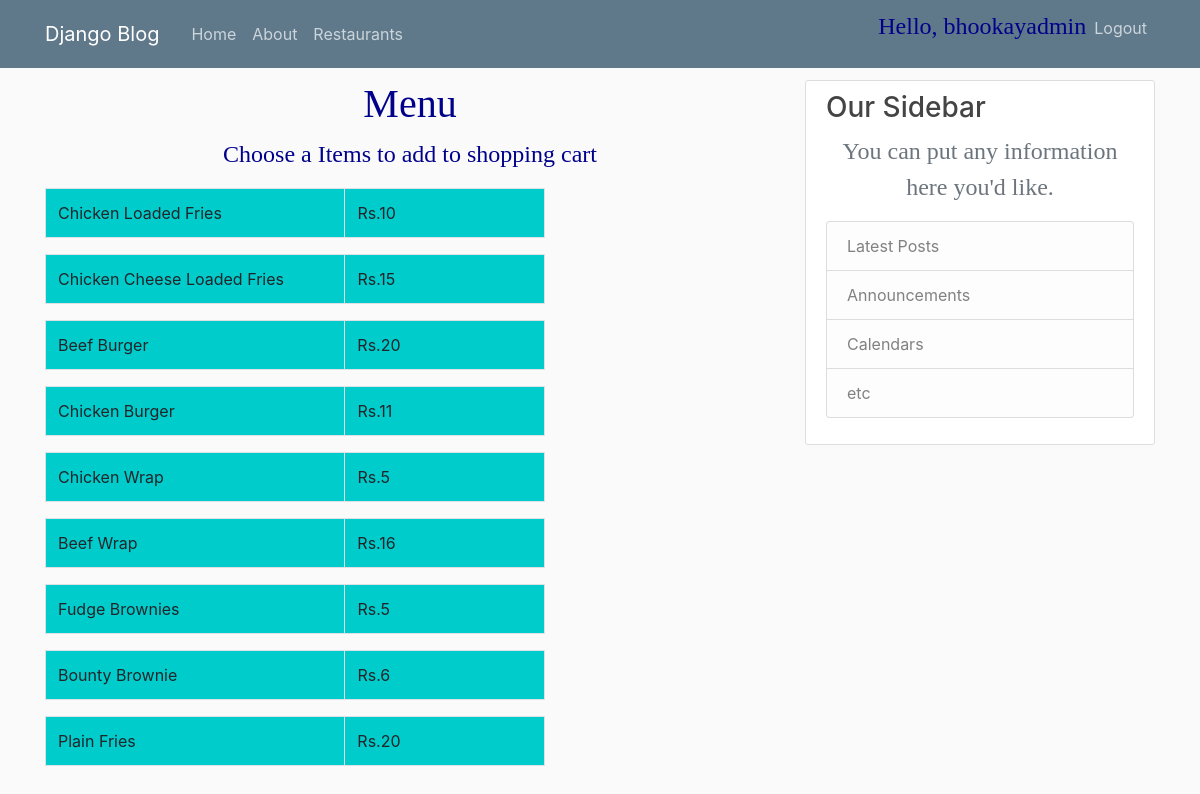
/menu/ (signed in), run on the app's committed database.
### customers/models.py (models this page shows, shortened)
class Customers(AbstractBaseUser):
	email = models.EmailField(verbose_name = "email", max_length = 60, unique = True)
	username = models.CharField(max_length = 30, unique = True)
	date_joined = models.DateTimeField(verbose_name = 'date joined', auto_now_add = True)
	last_login = models.DateTimeField(verbose_name = 'last login', auto_now = True)
	is_admin = models.BooleanField(default = False)
	is_active = models.BooleanField(default = True)
	is_staff = models.BooleanField(default = False)
	is_superuser = models.BooleanField(default = False)
	address = models.CharField(max_length = 69, unique = False)
	contact = models.IntegerField(unique = True)
	USERNAME_FIELD = 'email'
	REQUIRED_FIELDS = [ 'username', 'address', 'contact',]
	objects = MyCustomersManager()

### blog/models.py (models this page shows, shortened)
class Menu2(models.Model):
	name=models.CharField(max_length=100)
	price=models.IntegerField()
	restaurant=models.CharField(max_length=100)

### blog/views.py (the view)
# urls.py: path('menu/', views.menu, name='blog-menu'),
def menu(request):
	context2={
	'dishes':Menu2.objects.all(),
	'rests':Post1.objects.all()
	}
	return render(request, 'blog/menu.html',context2)

### blog/templates/blog/menu.html
{% extends "blog/base.html" %}
{%block content %}
<h1>Menu</h1>
<p> Choose a Items to add to shopping cart</p>
<div class="table table-hover">
      {% for dish in dishes  %}
          {% if dish.restaurant == 'Phillys' %}
  <table class="table table-bordered" style ="width: 500px; background-color: #00cccc;">
    <tbody>
      <tr>
        <td style ="width: 300px; background-color: #00cccc;">{{dish.name}}</td>
        <td style ="width: 200px; background-color: #00cccc;">Rs.{{dish.price}}</td>
      </tr>
    </tbody>
  </table>
    {% endif %}
  {% endfor %}
</div>
</body>
</html>
{% endblock content %}

### blog/templates/blog/base.html (shortened to what this page needs)
{%load static %}
<!DOCTYPE html>
<html>
<head>
    <link rel="stylesheet" href="https://stackpath.bootstrapcdn.com/bootstrap/4.3.1/css/bootstrap.min.css">
    <link rel="stylesheet" type="text/css" href="{% static 'blog/main.css' %}">
</head>
<body>
	<header class="site-header">
	  <nav class="navbar navbar-expand-md navbar-dark bg-steel fixed-top">
	    <div class="container">
	      <a class="navbar-brand mr-4" href="{% url 'blog-home' %}">Django Blog</a>
	      <div class="collapse navbar-collapse" id="navbarToggle">
	        <div class="navbar-nav mr-auto">
	          <a class="nav-item nav-link" href="{% url 'blog-home' %}">Home</a>
	          <a class="nav-item nav-link" href="{% url 'blog-about' %}">About</a>
	          <a class="nav-item nav-link" href="{% url 'blog-restaurants1' %}">Restaurants</a>
	        </div>
	        <div class="navbar-nav">
	        	{% if request.user.is_authenticated %}
	        		<p>Hello, {{ request.user.username }}</p>
	        		<a class="nav-item nav-link" href="{% url 'customers-logout' %}">Logout</a>
	        	{% else %}
	          <a class="nav-item nav-link" href="{% url 'customers-login' %}">Login</a>
	          <a class="nav-item nav-link" href="{% url 'customers-register' %}">Register</a>
	          {% endif %}
	        </div>
	      </div>
	    </div>
	  </nav>
	</header>
	<main role="main" class="container">
	  <div class="row">
	    <div class="col-md-8">
	      {% block content %}{% endblock %}
	    <div class="col-md-4">
	      <div class="content-section">
	        <h3>Our Sidebar</h3>
	        <p class='text-muted'>You can put any information here you'd like.
	          <ul class="list-group">
	            <li class="list-group-item list-group-item-light">Latest Posts</li>
	            <li class="list-group-item list-group-item-light">Announcements</li>
	            <li class="list-group-item list-group-item-light">Calendars</li>
	            <li class="list-group-item list-group-item-light">etc</li>
	          </ul>
	        </p>
	      </div>
	    </div>
</body>
</html>

### blog/static/blog/main.css (style rules this page uses)
body { background: #fafafa; color: #333333; margin-top: 5rem; }
h1, h2, h3, h4, h5, h6 { color: #444444; }
ul { margin: 0; }
body { background-image:url(https://cdn1.vectorstock.com/i/1000x1000/96/80/low-poly-aquamarine-color-vector-29209680.jpg); background-position: center; background-size: cover }
h1 { font-size: %300; text-align:center; color: darkblue; font-family: verdana }
p { color: darkblue; font-family: verdana; text-align: center; font-size: 150% }
.bg-steel { background-color: #5f788a; }
.site-header .navbar-nav .nav-link { color: #cbd5db; }
.content-section { background: #ffffff; padding: 10px 20px; border: 1px solid #dddddd; border-radius: 3px; margin-bottom: 20px; }

### data on the page
Customers: user.username "bhookayadmin"
Menu2: name "Chicken Loaded Fries", price "10"
Menu2: name "Chicken Cheese Loaded Fries", price "15"
Menu2: name "Beef Burger", price "20"
Menu2: name "Chicken Burger", price "11"
Menu2: name "Chicken Wrap", price "5"
Menu2: name "Beef Wrap", price "16"
Menu2: name "Fudge Brownies", price "5"
Menu2: name "Bounty Brownie", price "6"
Menu2: name "Plain Fries", price "20"
